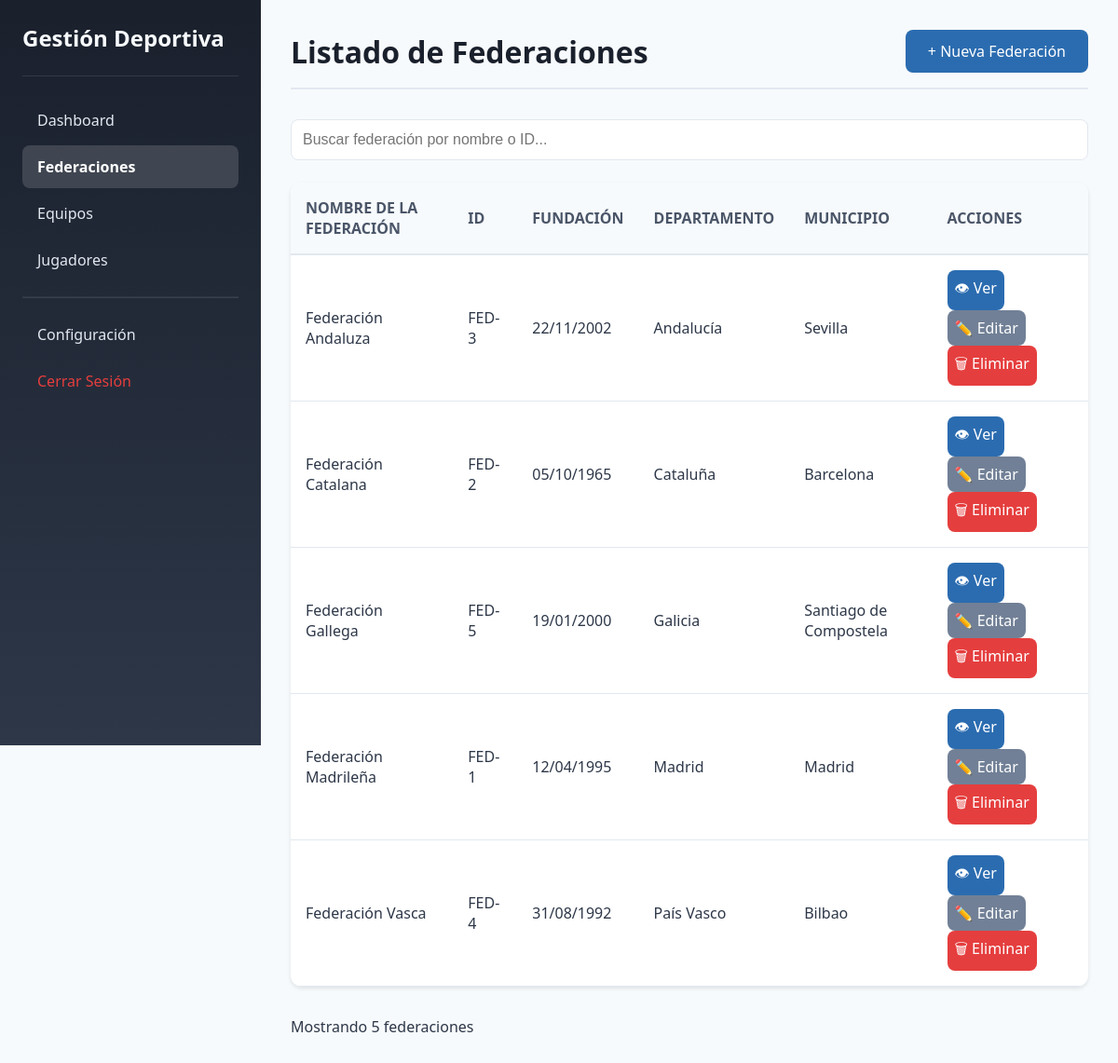
The page /federaciones.php (signed in) on the database its author committed.
### tables this page shows
CREATE TABLE federaciones (
    id INT AUTO_INCREMENT PRIMARY KEY,
    nombre VARCHAR(200) NOT NULL,
    fecha_fundacion DATE NOT NULL,
    departamento VARCHAR(100) NOT NULL,
    municipio VARCHAR(100) NOT NULL,
    complemento VARCHAR(255),
    activo TINYINT(1) NOT NULL DEFAULT 1,
    fecha_creacion DATETIME NOT NULL DEFAULT CURRENT_TIMESTAMP,
    fecha_actualizacion DATETIME NOT NULL DEFAULT CURRENT_TIMESTAMP ON UPDATE CURRENT_TIMESTAMP,
    INDEX idx_nombre (nombre)
);

### federaciones.php (the view, shortened to what this page needs)
<?php
require_once 'includes/conexion.php';
$busqueda = isset($_GET['buscar']) ? limpiarInput($_GET['buscar']) : '';
$sql = "SELECT * FROM federaciones WHERE activo = 1";
$sql .= " ORDER BY nombre";
$stmt = $pdo->prepare($sql);
if ($busqueda) {
    $stmt->execute([':busqueda' => "%$busqueda%", ':busqueda2' => "%$busqueda%"]);
} else {
    $stmt->execute();
}
$federaciones = $stmt->fetchAll();
?>
<!DOCTYPE html>
<html lang="es">
<head>
    <link rel="stylesheet" href="css/admin.css">
</head>
<body>
    <div class="admin-container">
        <aside class="sidebar">
            <div class="sidebar-header">
                <h1> Gestión Deportiva</h1>
            </div>
            <nav class="sidebar-nav">
                <a href="dashboard.php"> Dashboard</a>
                <a href="federaciones.php" class="active"> Federaciones</a>
                <a href="equipos.php"> Equipos</a>
                <a href="jugadores.php"> Jugadores</a>
                <hr>
                <a href="configuracion_usuarios.php"> Configuración</a>
                <a href="log_out.php" style="color: #e53e3e;"> Cerrar Sesión</a>
            </nav>
        </aside>
        <main class="main-content">
            <header>
                <h2>Listado de Federaciones</h2>
                <a href="registro_federaciones.php" class="btn btn-primary">+ Nueva Federación</a>
            </header>
            <div class="search-box">
                <form method="GET" action="">
                    <input type="text" name="buscar" placeholder="Buscar federación por nombre o ID..."
                           value="<?php echo htmlspecialchars($busqueda); ?>">
                </form>
            </div>
            <div class="tabla-container">
                <table>
                    <thead>
                        <tr>
                            <th>NOMBRE DE LA FEDERACIÓN</th>
                            <th>ID</th>
                            <th>FUNDACIÓN</th>
                            <th>DEPARTAMENTO</th>
                            <th>MUNICIPIO</th>
                            <th>ACCIONES</th>
                        </tr>
                    </thead>
                    <tbody>
                        <?php if (count($federaciones) > 0): ?>
                            <?php foreach ($federaciones as $federacion): ?>
                            <tr>
                                <td><?php echo htmlspecialchars($federacion['nombre']); ?></td>
                                <td>FED-<?php echo $federacion['id']; ?></td>
                                <td><?php echo date('d/m/Y', strtotime($federacion['fecha_fundacion'])); ?></td>
                                <td><?php echo htmlspecialchars($federacion['departamento']); ?></td>
                                <td><?php echo htmlspecialchars($federacion['municipio']); ?></td>
                                <td>
                                    <a href="ver_federacion.php?id=<?php echo $federacion['id']; ?>"
                                       class="btn btn-primary" style="padding: 0.5rem;">👁 Ver</a>
                                    <a href="editar_federacion.php?id=<?php echo $federacion['id']; ?>"
                                       class="btn btn-secondary" style="padding: 0.5rem;">✏️ Editar</a>
                                    <a href="eliminar_federacion.php?id=<?php echo $federacion['id']; ?>"
                                       class="btn btn-danger" style="padding: 0.5rem;"
                                       onclick="return confirm('¿Estás seguro de eliminar esta federación?')">🗑 Eliminar</a>
                                </td>
                            </tr>
                            <?php endforeach; ?>
                        <?php else: ?>
                            <tr>
                                <td colspan="6" style="text-align: center;">No se encontraron federaciones</td>
                            </tr>
                        <?php endif; ?>
                    </tbody>
                </table>
            </div>
            <p>Mostrando <?php echo count($federaciones); ?> federaciones</p>
        </main>
    </div>
</body>
</html>

### css/admin.css (style rules this page uses)
* { margin: 0; padding: 0; box-sizing: border-box; }
body { font-family: 'Segoe UI', Tahoma, Geneva, Verdana, sans-serif; background: #f7fafc; color: #2d3748; }
.admin-container { display: flex; min-height: 100vh; }
.sidebar { width: 280px; background: linear-gradient(180deg, #1a202c 0%, #2d3748 100%); color: white; padding: 1.5rem; position: fixed; height: 100vh; overflow-y: auto; }
.sidebar-header { padding-bottom: 1.5rem; border-bottom: 1px solid rgba(255,255,255,0.1); margin-bottom: 1.5rem; }
.sidebar-header h1 { font-size: 1.5rem; color: #f7fafc; }
.sidebar-nav a { display: block; padding: 0.75rem 1rem; color: #e2e8f0; text-decoration: none; border-radius: 8px; margin-bottom: 0.25rem; transition: all 0.3s; }
.sidebar-nav a.active { background: rgba(255,255,255,0.15); color: white; font-weight: bold; }
.sidebar-nav hr { border-color: rgba(255,255,255,0.1); margin: 1rem 0; }
.main-content { margin-left: 280px; flex: 1; padding: 2rem; }
.main-content header { display: flex; justify-content: space-between; align-items: center; margin-bottom: 2rem; padding-bottom: 1rem; border-bottom: 2px solid #e2e8f0; }
.main-content header h2 { font-size: 2rem; color: #1a202c; }
.tabla-container { background: white; border-radius: 12px; box-shadow: 0 2px 4px rgba(0,0,0,0.1); overflow: hidden; margin-bottom: 2rem; }
table { width: 100%; border-collapse: collapse; }
thead { background: #f7fafc; }
th { padding: 1rem; text-align: left; font-weight: 600; color: #4a5568; border-bottom: 2px solid #e2e8f0; }
td { padding: 1rem; border-bottom: 1px solid #e2e8f0; }
.btn { display: inline-block; padding: 0.75rem 1.5rem; border: none; border-radius: 8px; font-size: 1rem; font-weight: 500; cursor: pointer; text-decoration: none; transition: all 0.3s; }
.btn-primary { background: #2b6cb0; color: white; }
.btn-danger { background: #e53e3e; color: white; }
.btn-secondary { background: #718096; color: white; }
.search-box { margin-bottom: 1.5rem; }
.search-box input { width: 100%; padding: 0.75rem; border: 1px solid #e2e8f0; border-radius: 8px; font-size: 1rem; }

### rows shown on the page
federaciones: nombre "Federación Andaluza", id "3", fecha_fundacion "22/11/2002", departamento "Andalucía", municipio "Sevilla"
federaciones: nombre "Federación Catalana", id "2", fecha_fundacion "05/10/1965", departamento "Cataluña", municipio "Barcelona"
federaciones: nombre "Federación Gallega", id "5", fecha_fundacion "19/01/2000", departamento "Galicia", municipio "Santiago de Compostela"
federaciones: nombre "Federación Madrileña", id "1", fecha_fundacion "12/04/1995", departamento "Madrid", municipio "Madrid"
federaciones: nombre "Federación Vasca", id "4", fecha_fundacion "31/08/1992", departamento "País Vasco", municipio "Bilbao"

### other values the page prints
count($federaciones) "5"
